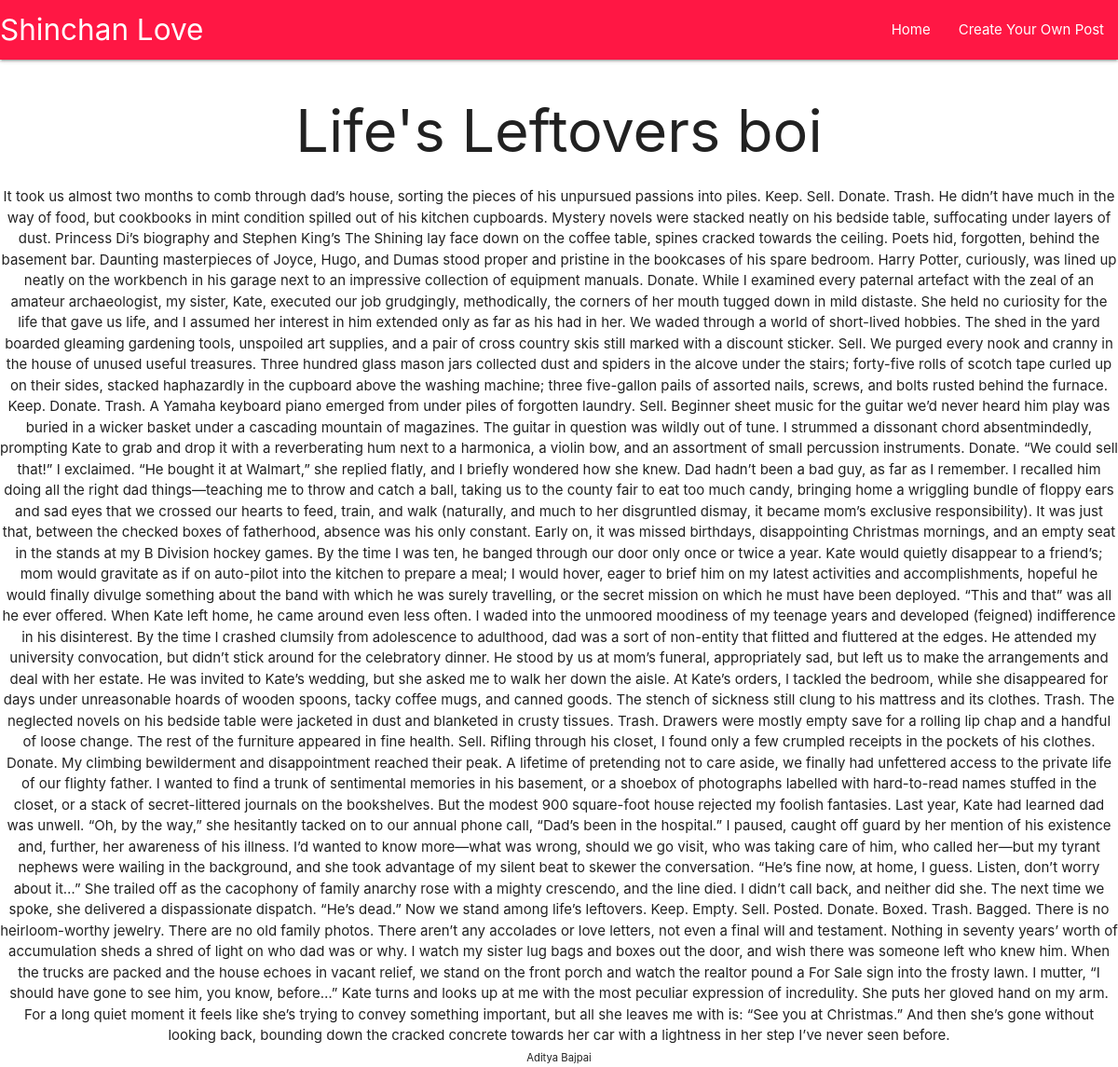
Page /article/3 on the committed database.
### main/models.py (models this page shows, shortened)
class Post(models.Model):
    title = models.CharField(max_length=200 , null= False)
    author = models.ForeignKey(User , on_delete=models.CASCADE , default="Author Unkown")
    pub_date = models.TimeField(auto_now=False , auto_now_add=True)
    body = models.TextField()

### main/views.py (the view)
# urls.py: path('article/<int:pk>' , Detail.as_view() , name='article'),
class Detail(DetailView):
    model = Post
    template_name = "detail.html"

### templates/detail.html (shortened to what this page needs)
{% extends 'main.html'%}
{% block content %}
<div class="detail">
    <h1>{{post.title}}</h1>
    {{post.body}} <br>
    <small>{{post.author.first_name}} {{post.author.last_name}}</small>
</div>
{%endblock%}

### templates/main.html (style rules this page uses)
h1 { text-align: center; }

### templates/detail.html (style rules this page uses)
.detail { text-align: center; }

### rows in the picture
Post: title "Life's Leftovers boi", body "It took us almost two months to comb through dad’s house, sorting the pieces of his unpursued passions into piles. Keep. Sell. Donate. Trash. He didn’t have much in the way of food, but cookbooks in mint condition spilled out of his kitchen cupboards. Mystery novels were stacked neatly on his bedside table, suffocating under layers of dust. Princess Di’s biography and Stephen King’s The Shining lay face down on the coffee table, spines cracked towards the ceiling. Poets hid, forgotten, behind the basement bar. Daunting masterpieces of Joyce, Hugo, and Dumas stood proper and pristine in the bookcases of his spare bedroom. Harry Potter, curiously, was lined up neatly on the workbench in his…", author.first_name "Aditya", author.last_name "Bajpai"
